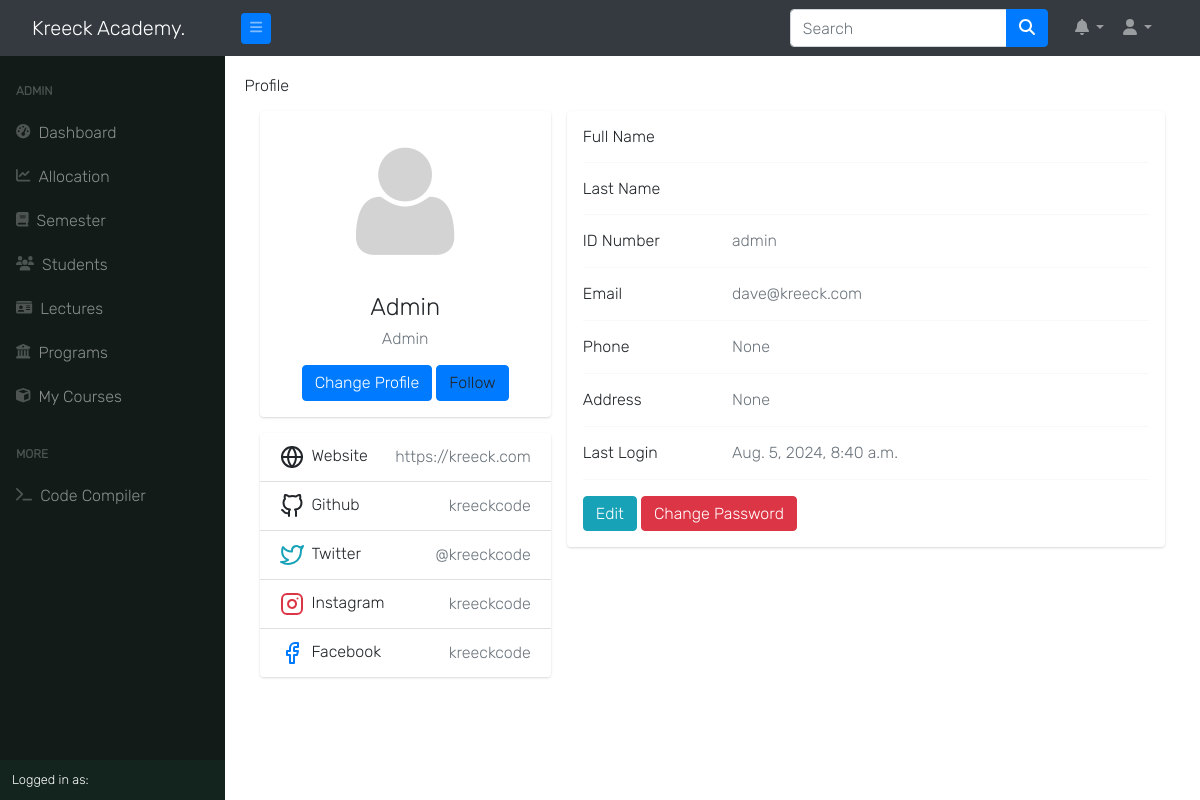
Page /auth/profile/ (signed in) on the earlier database version.
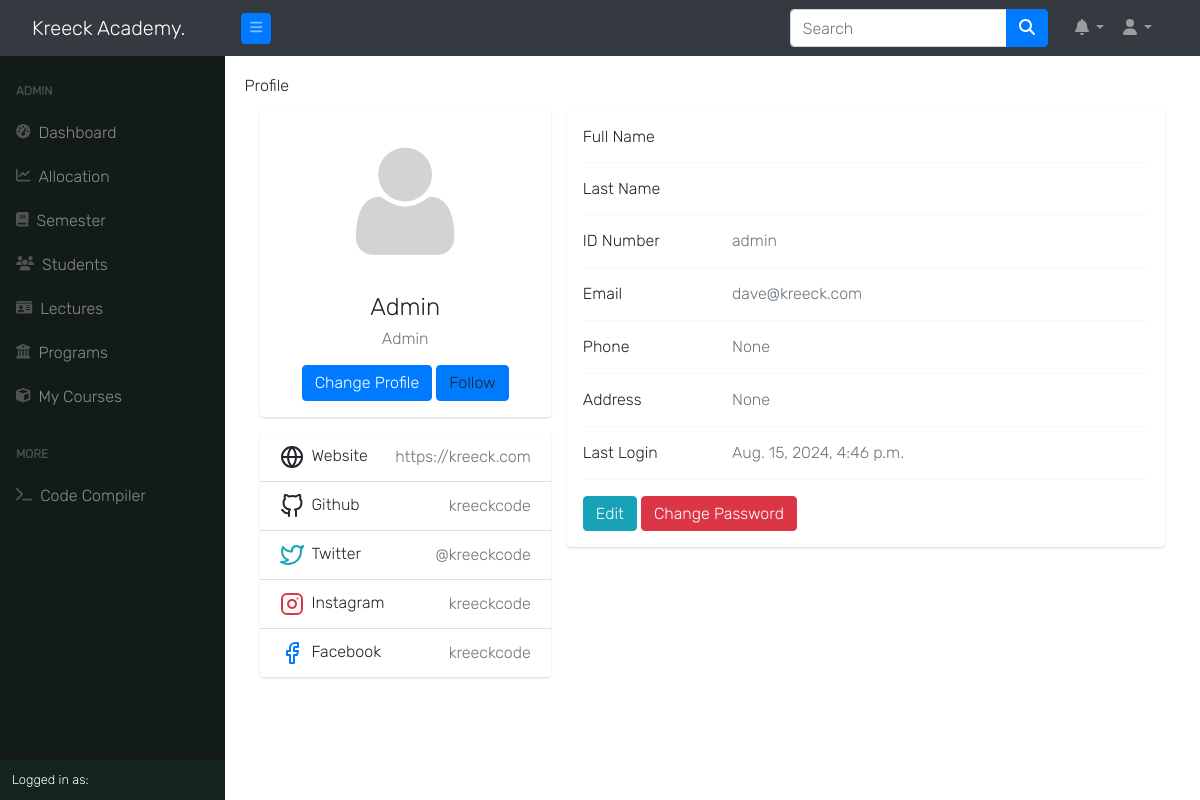
Same page on the later database version.
### accounts/models.py (models this page shows, shortened)
class User(AbstractUser):
    is_student = models.BooleanField(default=False)
    is_lecturer = models.BooleanField(default=False)
    is_parent = models.BooleanField(default=False)
    is_dep_head = models.BooleanField(default=False)
    phone = models.CharField(max_length=60, blank=True, null=True)
    address = models.CharField(max_length=60, blank=True, null=True)
    picture = models.ImageField(upload_to='profile_pictures/%y/%m/%d/', default='default.png', null=True)
    email = models.EmailField(blank=True, null=True)
    username_validator = ASCIIUsernameValidator()
    objects = UserManager()
    @property
    def get_full_name(self):
        full_name = self.username
        if self.first_name and self.last_name:
            full_name = self.first_name + " " + self.last_name
        return full_name
    @property
    def get_user_role(self):
        if self.is_superuser:
            return "Admin"
        elif self.is_student:
            return "Student"
        elif self.is_lecturer:
            return "Lecturer"
        elif self.is_parent:
            return "Parent"

### accounts/views.py (the view, shortened to what this page needs)
# urls.py: path('profile/', profile, name='profile'),
@cache_control(no_cache=True, must_revalidate=True, no_store=True)
@login_required
def profile(request):
    try:
        current_session = get_object_or_404(Session, is_current_session=True)
        current_semester = get_object_or_404(Semester, is_current_semester=True, session=current_session)
    except Semester.MultipleObjectsReturned and Semester.DoesNotExist and Session.DoesNotExist:
        raise Http404
    if request.user.is_lecturer:
        courses = Course.objects.filter(allocated_course__lecturer__pk=request.user.id).filter(
            semester=current_semester)
        return render(request, 'accounts/profile.html', {
            'title': request.user.get_full_name,
            "courses": courses,
            'current_session': current_session,
            'current_semester': current_semester,
        })
    else:
        staff = User.objects.filter(is_lecturer=True)
        return render(request, 'profile/profile.html', {
            'title': request.user.get_full_name,
            "staff": staff,
            'current_session': current_session,
            'current_semester': current_semester,
        })

### templates/profile/profile.html (shortened to what this page needs)
{% extends 'base.html' %}
{% load static %}
{% load i18n %}
{% block content %}
<div class="title">
  <span class="text">Profile</span>
</div>
    <link rel="stylesheet" href="/static/css/bootstrap.css">
        <div class="main-body">
              <div class="row gutters-sm">
                <div class="col-md-4 mb-3">
                  <div class="card">
                    <div class="card-body">
                      {% if request.user.is_authenticated %}
                      <div class="d-flex flex-column align-items-center text-center">
                        <img src="{{ user.picture.url }}" alt="Admin" class="rounded-circle" width="150"  onload="cacheProfilePicture(this);">
                        <div class="mt-3">
                          <h4>{{ user.get_full_name|title }}</h4>
                          <p class="text-secondary mb-1">{{ user.get_user_role }}</p>
                          <a class="btn btn-primary" href="{% url 'edit_profile' %}">Change Profile</a>
                          <a class="btn btn-primary" >Follow</a>
                        </div>
                      </div>
                      {% endif %}
                    </div>
                  </div>
                  <div class="card mt-3">
                    <ul class="list-group list-group-flush">
                      <li class="list-group-item d-flex justify-content-between align-items-center flex-wrap">
                        <h6 class="mb-0">Website</h6>
                        <span class="text-secondary">https://kreeck.com</span>
                      </li>
                      <li class="list-group-item d-flex justify-content-between align-items-center flex-wrap">
                        <h6 class="mb-0">Github</h6>
                        <span class="text-secondary">kreeckcode</span>
                      </li>
                      <li class="list-group-item d-flex justify-content-between align-items-center flex-wrap">
                        <h6 class="mb-0">Twitter</h6>
                        <span class="text-secondary">@kreeckcode</span>
                      </li>
                      <li class="list-group-item d-flex justify-content-between align-items-center flex-wrap">
                        <h6 class="mb-0">Instagram</h6>
                        <span class="text-secondary">kreeckcode</span>
                      </li>
                      <li class="list-group-item d-flex justify-content-between align-items-center flex-wrap">
                        <h6 class="mb-0">Facebook</h6>
                        <span class="text-secondary">kreeckcode</span>
                      </li>
                    </ul>
                  </div>
                </div>
                <div class="col-md-8">
                  <div class="card mb-3">
                    <div class="card-body">
                      <div class="row">
                        <div class="col-sm-3">
                          <h6 class="mb-0">Full Name</h6>
                        </div>
                        <div class="col-sm-9 text-secondary">
                        </div>
                      </div>
                      <hr>
                      <div class="row">
                        <div class="col-sm-3">
                          <h6 class="mb-0">Last Name</h6>
                        </div>
                        <div class="col-sm-9 text-secondary">
                        </div>
                      </div>
                      <hr>
                      <div class="row">
                        <div class="col-sm-3">
                          <h6 class="mb-0">ID Number</h6>
                        </div>
                        <div class="col-sm-9 text-secondary">
                          {{ user.username }}
                        </div>
                      </div>
                      <hr>
                      <div class="row">
                        <div class="col-sm-3">
                          <h6 class="mb-0">Email</h6>
                        </div>
                        <div class="col-sm-9 text-secondary">
                          {{ user.email }}
                        </div>
                      </div>
                      <hr>
                      <div class="row">
                        <div class="col-sm-3">
                          <h6 class="mb-0">Phone</h6>
                        </div>
                        <div class="col-sm-9 text-secondary">
                          {{ user.phone }}
                        </div>
                      </div>
                      <hr>
                      <div class="row">
                        <div class="col-sm-3">
                          <h6 class="mb-0">Address</h6>
                        </div>
                        <div class="col-sm-9 text-secondary">
                          {{ user.address }}
                        </div>
                      </div>
                      <hr>
                      <div class="row">
                        <div class="col-sm-3">
                          <h6 class="mb-0">Last Login</h6>
                        </div>
                        <div class="col-sm-9 text-secondary">
                          {{ user.last_login }}
                        </div>
                      </div>
                      <hr>
                      <div class="row">
                        <div class="col-sm-12">
                          <a class="btn btn-info " target="__blank" href="{% url 'edit_profile' %}">Edit</a>
                          <a class="btn btn-danger " target="__blank" href="{% url 'edit_profile' %}">Change Password</a>
                        </div>
                      </div>
                    </div>
                  </div>
                  </div>
                </div>
              </div>
            </div>
        </div>
        {% endblock content %}

### templates/base.html (shortened to what this page needs)
{% load static %}
<!DOCTYPE html>
<html lang="en">
  <head>
    <link
      href="https://cdn.jsdelivr.net/npm/simple-datatables@7.1.2/dist/style.min.css"
      rel="stylesheet"
    />
    <link href="{% static 'css/new-styles.css' %}" rel="stylesheet" />
    <link
      rel="stylesheet"
      type="text/css"
      href="{% static 'css/bootstrap.min.css' %}"
    />
    <link rel="stylesheet" type="text/css" href="{% static 'css/all.css' %}" />
    <link
      rel="stylesheet"
      type="text/css"
      href="{% static 'css/style.css' %}"
    />
    <link href="https://fonts.cdnfonts.com/css/inter" rel="stylesheet">
    <link href="https://fonts.cdnfonts.com/css/poppins" rel="stylesheet">
  </head>
  <body>
    <nav class="sb-topnav navbar navbar-expand navbar-dark bg-dark">
      <a
        class="navbar-brand ps-3"
        style="font-family: 'Inter', sans-serif"
        href="{% url 'landing_page' %}"
        >Kreeck Academy<span>.</span></a
      >
      <a
        class="btn btn-link btn-sm order-1 order-lg-0 me-4 me-lg-0"
        id="sidebarToggle"
        href=""
      >
        <i class="fas fa-bars"></i>
      </a>
      <form
        class="d-none d-md-inline-block form-inline ms-auto me-0 me-md-3 my-2 my-md-0"
        action="{% url 'query' %}"
        method="GET"
      >
        <div class="input-group">
          <input
            id="primary-search"
            class="form-control"
            type="text"
            placeholder="Search"
            aria-label="Search for..."
            name="q"
            value="{{ request.GET.q }}"
            aria-describedby="btnNavbarSearch"
          />
          <button class="btn btn-primary" type="submit">
            <i class="fas fa-search"></i>
          </button>
        </div>
      </form>
      <ul class="navbar-nav ms-auto ms-md-0 me-3 me-lg-4">
        <li class="nav-item dropdown">
          <a
            class="nav-link dropdown-toggle"
            id="navbarDropdown"
            href="#"
            role="button"
            data-bs-toggle="dropdown"
            aria-expanded="false"
            ><i class="fas fa-bell fa-fw"></i
          ></a>
        </li>
        <li class="nav-item dropdown">
          <a
            class="nav-link dropdown-toggle"
            id="navbarDropdown"
            href="#"
            role="button"
            data-bs-toggle="dropdown"
            aria-expanded="false"
            ><i class="fas fa-user fa-fw"></i
          ></a>
        </li>
      </ul>
    </nav>
    <div id="layoutSidenav">
      <div id="layoutSidenav_nav">
        <nav class="sb-sidenav accordion sb-sidenav-dark" id="sidenavAccordion">
          <div class="sb-sidenav-menu">
            <div class="nav">
               {% if request.user.is_superuser %}
              <div class="sb-sidenav-menu-heading">Admin</div>
              <a class="nav-link" href="{% url 'home' %}">
                <div class="sb-nav-link-icon">
                  <i class="fas fa-tachometer-alt"></i>
                </div>
                Dashboard
              </a>
              <a class="nav-link" href="{% url 'course_allocation_view' %}">
                <div class="sb-nav-link-icon">
                  <i class="fas fa-line-chart"></i>
                </div>
                Allocation
              </a>
              <a class="nav-link" href="{% url 'semester_list'%} ">
                <div class="sb-nav-link-icon">
                  <i class="fas fa-book"></i>
                </div>
                Semester
              </a>
              <a class="nav-link" href="{% url 'student_list'%}">
                <div class="sb-nav-link-icon">
                  <i class="fas fa-users"></i>
                </div>
                Students
              </a>
              <a class="nav-link" href="{% url 'lecturer_list'%}">
                <div class="sb-nav-link-icon">
                  <i class="fas fa-id-card"></i>
                </div>
                Lectures
              </a>
              {% endif %}
              <a class="nav-link" href="{% url 'programs'%}">
                <div class="sb-nav-link-icon">
                  <i class="fas fa-institution"></i>
                </div>
                Programs
              </a>
              <a class="nav-link" href="{% url 'user_course_list' %}">
                <div class="sb-nav-link-icon">
                  <i class="fas fa-cube"></i>
                </div>
                My Courses
              </a>
               {% if request.user.is_superuser %}
              <div class="sb-sidenav-menu-heading">More</div>
              <a class="nav-link" href="{% url 'compiler' %}">
                <div class="sb-nav-link-icon">
                  <i class="fas fa-terminal"></i>
                </div>
                Code Compiler
              </a>
              {% endif %}
            </div>
          </div>
          <div class="sb-sidenav-footer">
            <div class="small">Logged in as:</div>
          </div>
        </nav>
      </div>
      <div id="layoutSidenav_content">
        <main class="main-content-box">
          {% block content %} {% endblock content %}
  </body>
</html>

### static/css/all.css (style rules this page uses)
.fa-fw { text-align: center; width: 1.25em; }
.fa-bars:before { content: "\f0c9"; color: white; }
.fa-bell:before { content: "\f0f3"; }
.fa-book:before { content: "\f02d"; }
.fa-chart-line:before { content: "\f201"; }
.fa-cube:before { content: "\f1b2"; }
.fa-id-card:before { content: "\f2c2"; }
.fa-terminal:before { content: "\f120"; }
.fa-user:before { content: "\f007"; }
.fa-users:before { content: "\f0c0"; }

### static/css/style.css (style rules this page uses)
*, body { font-family: "Inter", sans-serif; }
body { background-color: #ffffff; }
.btn { border-radius: 2px; }
li { list-style: none; }
.dropdown { display: -webkit-box; display: -ms-flexbox; display: flex; -webkit-box-align: center; -ms-flex-align: center; align-items: center; position: relative; }
hr { margin: 10px 0px; border: 0.5px solid #f3f2f2; }
a { color: #666; text-decoration: none; }

### templates/base.html (style rules this page uses)
.main-content-box { padding: 2%; }

### templates/profile/profile.html (style rules this page uses)
.main-body { padding: 15px; }
.card { box-shadow: 0 1px 3px 0 rgba(0,0,0,.1), 0 1px 2px 0 rgba(0,0,0,.06); }
.card { position: relative; display: flex; flex-direction: column; min-width: 0; word-wrap: break-word; background-color: #fff; background-clip: border-box; border: 0 solid rgba(0,0,0,.125); border-radius: .25rem; }
.card-body { flex: 1 1 auto; min-height: 1px; padding: 1rem; }
.gutters-sm { margin-right: -8px; margin-left: -8px; }
.gutters-sm>.col, .gutters-sm>[class*=col-] { padding-right: 8px; padding-left: 8px; }
.mb-3, .my-3 { margin-bottom: 1rem!important; }

Differences in the rows shown:
changed User "Admin": last_login "Aug. 5, 2024, 8:40 a.m." → "Aug. 15, 2024, 4:46 p.m."
